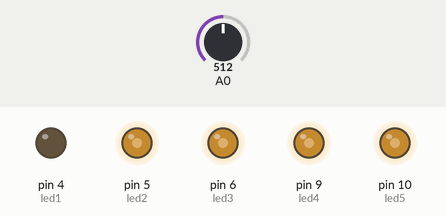
Bench run of a sketch on a simulated Arduino Uno, built with avr-gcc and run on an emulated ATmega328P. On the bench: output pins drawn as LEDs (lit = HIGH). The inputs (shaded band) are chosen by the test bench; at power-on: A0 = 512.

Above: at 1.2 s.
1.3 s: A0 set to 306
At 1.8 s:
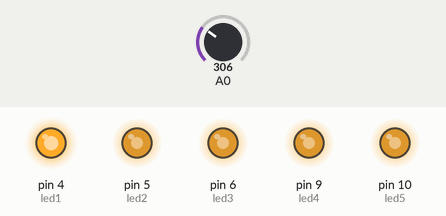
2.8 s: A0 set to 122
At 4.0 s:
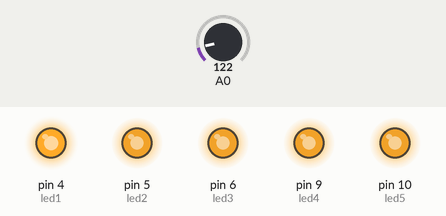
4.3 s: A0 set to 900
At 5.3 s:
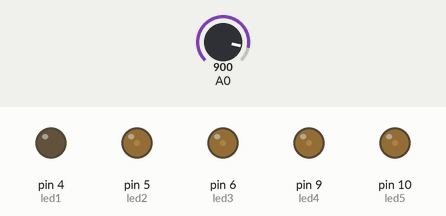
5.8 s: A0 set to 1023
At 6.4 s:
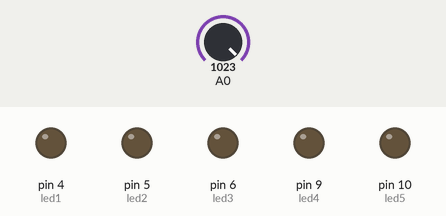
7.3 s: A0 set to 511
At 8.7 s:
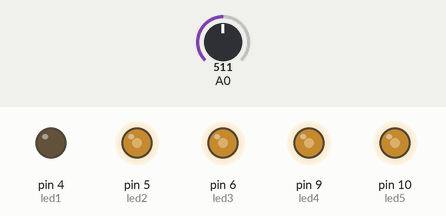
Timing chart, 0 to 9.8 s (numbered marks = the images above; inputs shaded):
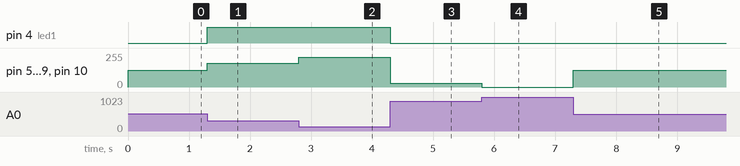

The sketch:

Dimmer_5LEDs.ino
```cpp
int led1 = 4;
int led2 = 5;
int led3 = 6;
int led4 = 9;
int led5 = 10;

int potValue;
int ledValue;

void setup() {
}

void loop() {
  potValue = analogRead(0);
  ledValue = map(potValue, 1023, 0, 0, 255);
  analogWrite(led1, ledValue);
   analogWrite(led2, ledValue);
    analogWrite(led3, ledValue);
     analogWrite(led4, ledValue);
     analogWrite(led5, ledValue);

}
```

Measured:
- after the input at 1.3 s, pin 4 (led1): LOW → HIGH at once; pin 5 (led2), pin 6 (led3), pin 9 (led4), pin 10 (led5): 127/255 → 178/255 at once
- after the input at 2.8 s, pin 5 (led2), pin 6 (led3), pin 9 (led4), pin 10 (led5): 178/255 → 224/255 at once
- after the input at 4.3 s, pin 4 (led1): HIGH → LOW at once; pin 5 (led2), pin 6 (led3), pin 9 (led4), pin 10 (led5): 224/255 → 30/255 at once
- after the input at 5.8 s, pin 5 (led2), pin 6 (led3), pin 9 (led4), pin 10 (led5): 30/255 → 0/255 at once
- after the input at 7.3 s, pin 5 (led2), pin 6 (led3), pin 9 (led4), pin 10 (led5): 0/255 → 127/255 at once
